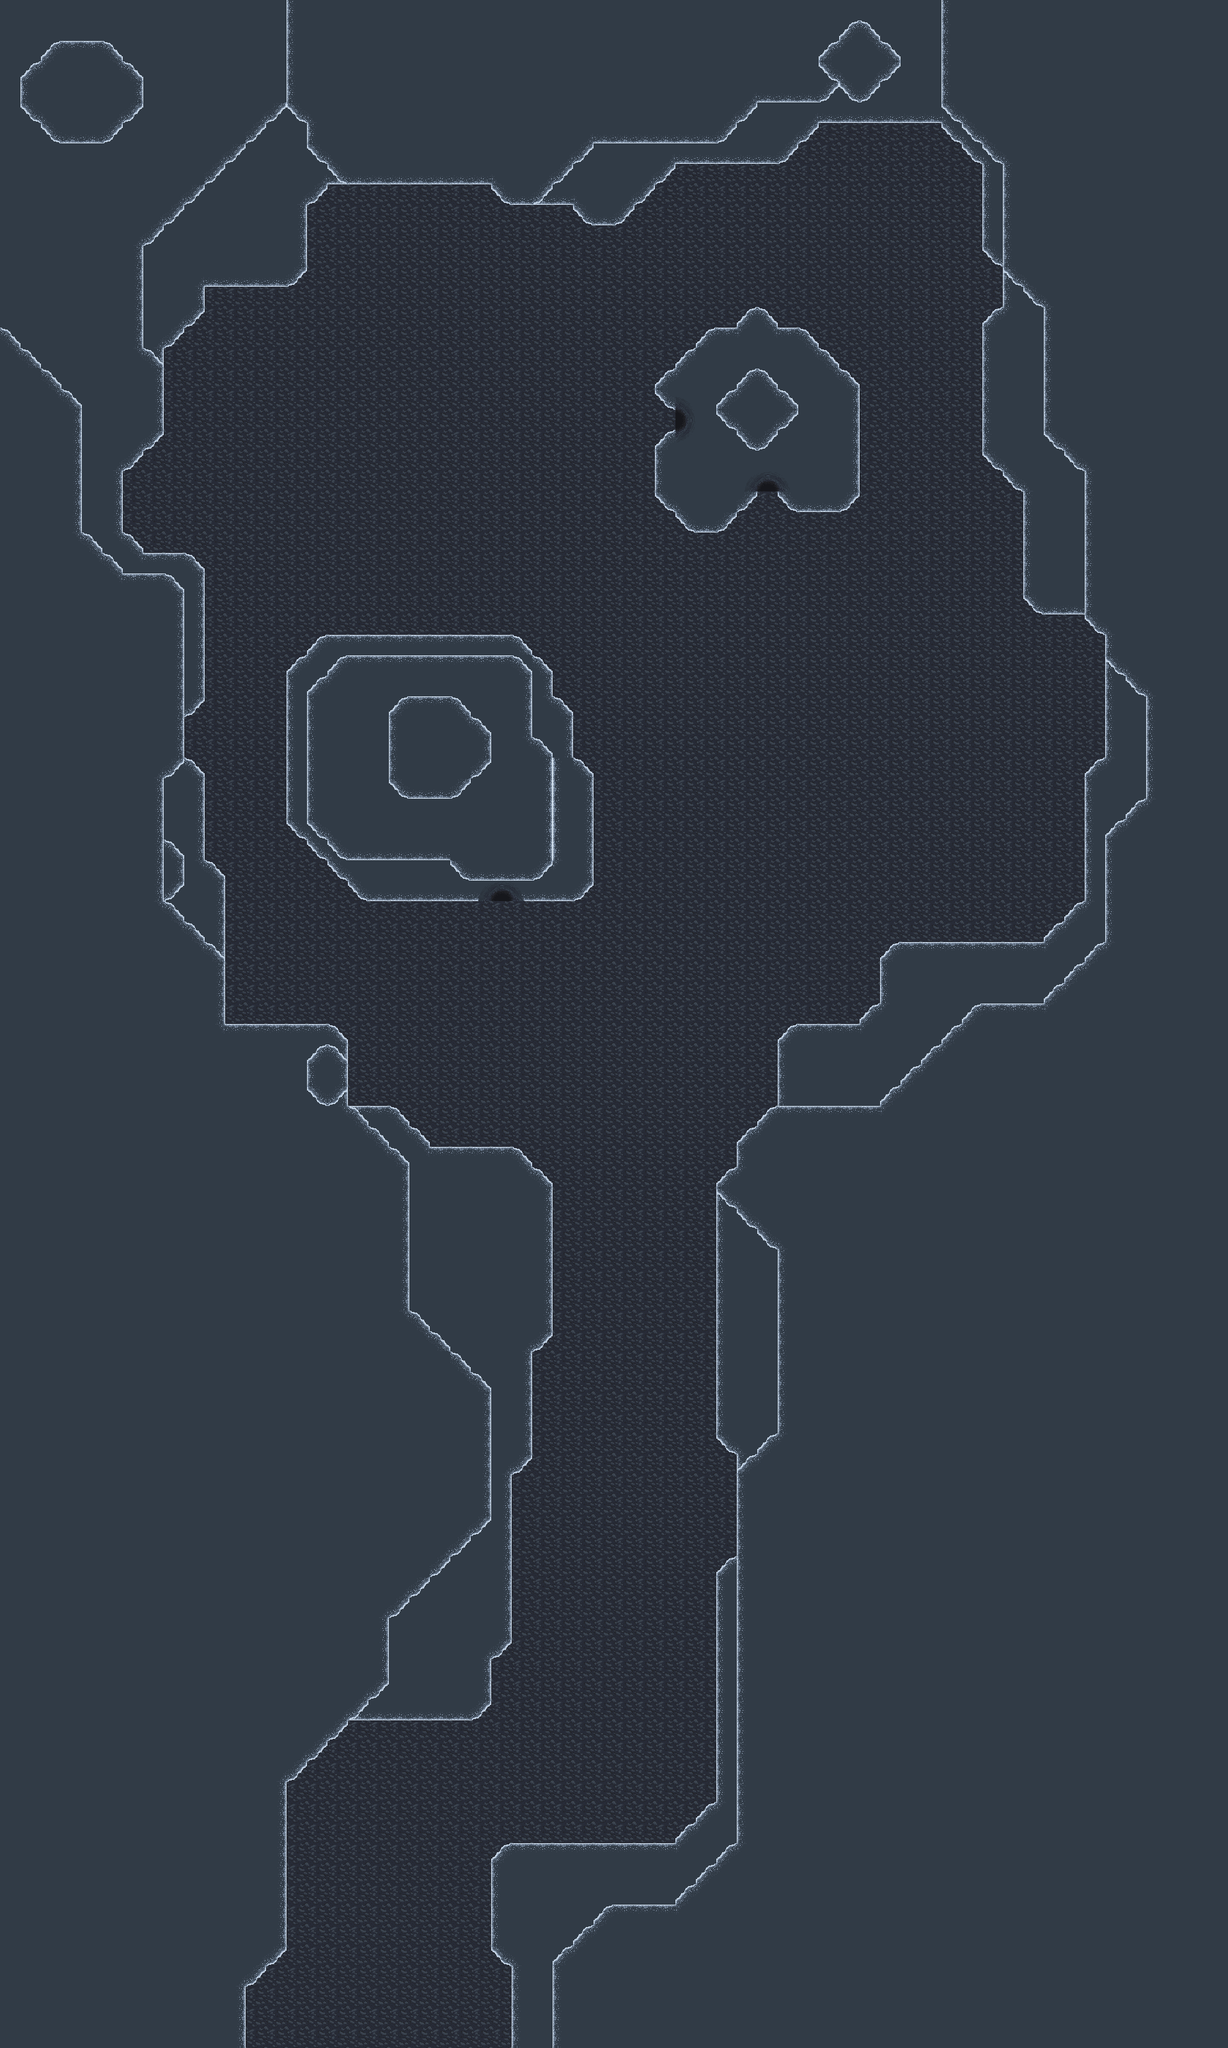

A level layout from a 2D game, rendered from its tile map. Below: a short description, then the map file with tile-grid data replaced by summaries:
An orthogonal 60x100 tile map with 32x32 px tiles, 6 tile layers (background, ground, walls, foreground, ...), 5 tilesets.

<map version="1.2" tiledversion="1.2.3" orientation="orthogonal" renderorder="right-down" width="60" height="100" tilewidth="32" tileheight="32" infinite="0" nextlayerid="7" nextobjectid="1">
 <tileset firstgid="1" name="slopes" tilewidth="32" tileheight="32" tilecount="54" columns="9">
  <image source="Slope1.png" width="288" height="216" />
 </tileset>
 <tileset firstgid="55" name="ground" tilewidth="32" tileheight="32" tilecount="16" columns="4">
  <image source="ground.png" width="144" height="144" />
 </tileset>
 <tileset firstgid="71" name="door" tilewidth="32" tileheight="32" tilecount="16" columns="4">
  <image source="door.png" width="144" height="144" />
 </tileset>
 <tileset firstgid="87" name="rockWall" tilewidth="32" tileheight="32" tilecount="44" columns="4">
  <image source="rockWall.png" width="144" height="360" />
 </tileset>
 <tileset firstgid="131" name="background" tilewidth="32" tileheight="32" tilecount="121" columns="11">
  <image source="background.png" width="360" height="360" />
 </tileset>
 <layer id="3" name="background" width="60" height="100">
  <data>[6000 cells, 3748 non-empty, 28 distinct tile ids]</data>
 </layer>
 <layer id="2" name="ground" width="60" height="100">
  <data>[6000 cells, 2573 non-empty, 14 distinct tile ids]</data>
 </layer>
 <layer id="1" name="walls" width="60" height="100">
  <data>[6000 cells, 449 non-empty, 19 distinct tile ids]</data>
 </layer>
 <layer id="4" name="foreground" width="60" height="100">
  <data>[6000 cells, 281 non-empty, 26 distinct tile ids]</data>
 </layer>
 <layer id="5" name="foreground2" width="60" height="100">
  <data>[6000 cells, 295 non-empty, 35 distinct tile ids]</data>
 </layer>
 <layer id="6" name="door" width="60" height="100">
  <data>[6000 cells, 9 non-empty, 3 distinct tile ids]</data>
 </layer>
</map>
